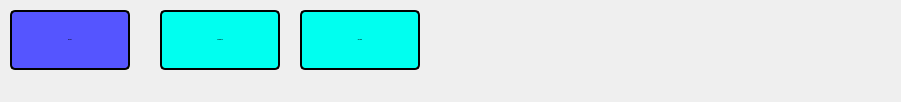
             <widget class="QFrame" name="top_frame_2">
              <property name="geometry">
               <rect>
                <x>460</x>
                <y>10</y>
                <width>901</width>
                <height>102</height>
               </rect>
              </property>
              <property name="autoFillBackground">
               <bool>false</bool>
              </property>
              <property name="styleSheet">
               <string notr="true"/>
              </property>
              <property name="frameShape">
               <enum>QFrame::NoFrame</enum>
              </property>
              <property name="frameShadow">
               <enum>QFrame::Plain</enum>
              </property>
              <widget class="QPushButton" name="pushButton_3">
               <property name="geometry">
                <rect>
                 <x>10</x>
                 <y>10</y>
                 <width>120</width>
                 <height>60</height>
                </rect>
               </property>
               <property name="minimumSize">
                <size>
                 <width>120</width>
                 <height>60</height>
                </size>
               </property>
               <property name="font">
                <font>
                 <family>Roboto</family>
                 <pointsize>-1</pointsize>
                 <weight>75</weight>
                 <italic>false</italic>
                 <bold>true</bold>
                </font>
               </property>
               <property name="styleSheet">
                <string notr="true">background: #5555FF;
border: 2px solid #000000;
border-radius: 5px;
font: bold 16px &quot;Roboto&quot;;</string>
               </property>
               <property name="text">
                <string>UF DATA</string>
               </property>
              </widget>
              <widget class="QPushButton" name="pushButton_4">
               <property name="geometry">
                <rect>
                 <x>160</x>
                 <y>10</y>
                 <width>120</width>
                 <height>60</height>
                </rect>
               </property>
               <property name="minimumSize">
                <size>
                 <width>120</width>
                 <height>60</height>
                </size>
               </property>
               <property name="font">
                <font>
                 <family>Roboto</family>
                 <pointsize>-1</pointsize>
                 <weight>75</weight>
                 <italic>false</italic>
                 <bold>true</bold>
                </font>
               </property>
               <property name="styleSheet">
                <string notr="true">background: #00FFF0;
border: 2px solid #000000;
border-radius: 5px;
font: bold 16px &quot;Roboto&quot;;</string>
               </property>
               <property name="text">
                <string>UF PROFILE</string>
               </property>
              </widget>
              <widget class="QPushButton" name="pushButton_5">
               <property name="geometry">
                <rect>
                 <x>300</x>
                 <y>10</y>
                 <width>120</width>
                 <height>60</height>
                </rect>
               </property>
               <property name="minimumSize">
                <size>
                 <width>120</width>
                 <height>60</height>
                </size>
               </property>
               <property name="font">
                <font>
                 <family>Roboto</family>
                 <pointsize>-1</pointsize>
                 <weight>75</weight>
                 <italic>false</italic>
                 <bold>true</bold>
                </font>
               </property>
               <property name="styleSheet">
                <string notr="true">background: #00FFF0;
border: 2px solid #000000;
border-radius: 5px;
font: bold 16px &quot;Roboto&quot;;</string>
               </property>
               <property name="text">
                <string>SETTING</string>
               </property>
              </widget>
             </widget>
